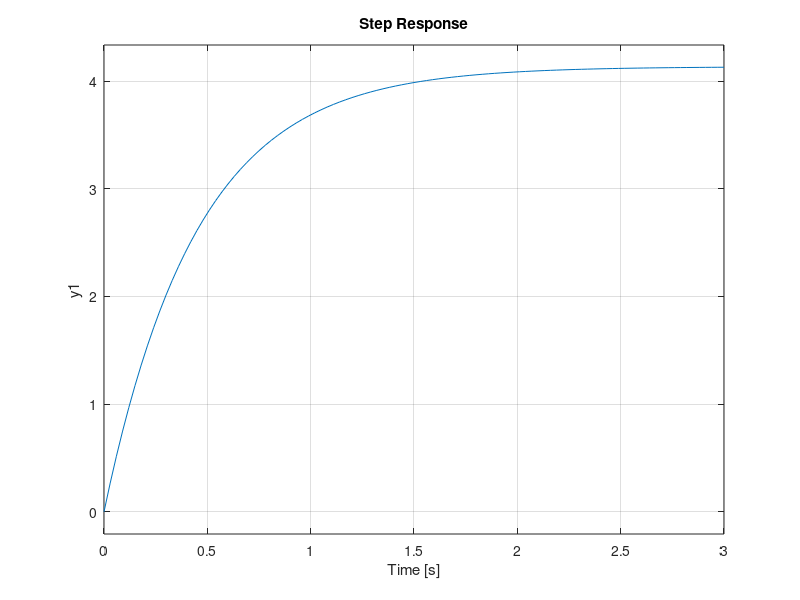
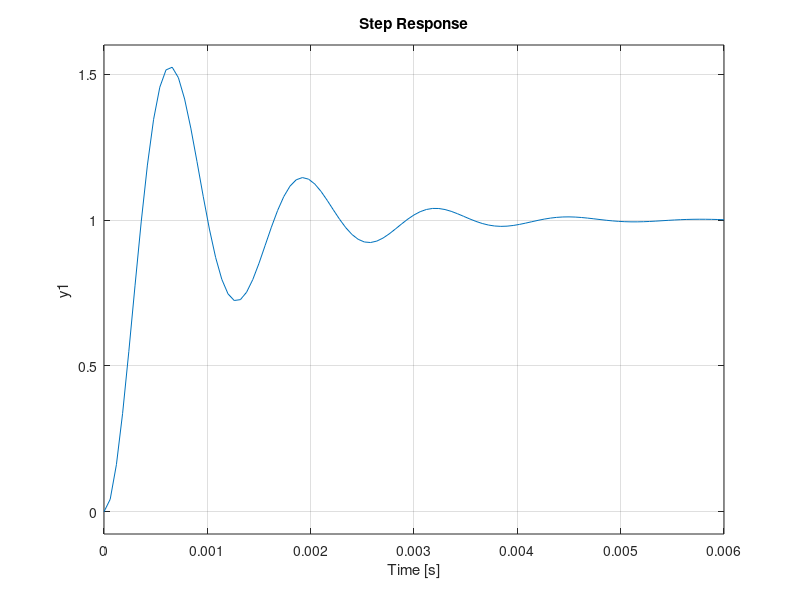
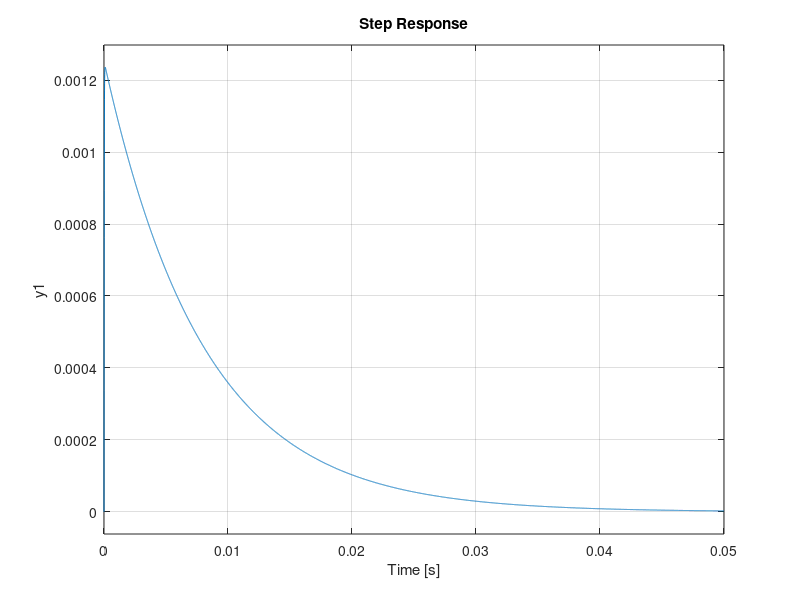

The MATLAB source for these figures, in order:
clc
clear
close all
%---------primer punto-------
tao=1.8/4;
k=-3.1/2.7;
h=tf(k,[tao 1]);
step(-3.6*h)

%------segundo punto---------
R=20;%1e3;
L=10e-3;%10e-3;
C=4e-6;%2e-6;
%------matrices------
A=[-R/L -1/L;
   1/C 0];
B=[1/L 0]';
Cs=[0 1];
D=0;

h_ele=ss(A,B,Cs,D);
figure
step(h_ele)

%--------tercer punto-------
R1=1e3;
R2=2e3;
h_=tf([L 0],[L*C*(R1+R2) R1*R2*C+L R1]);
figure
step(h_)
